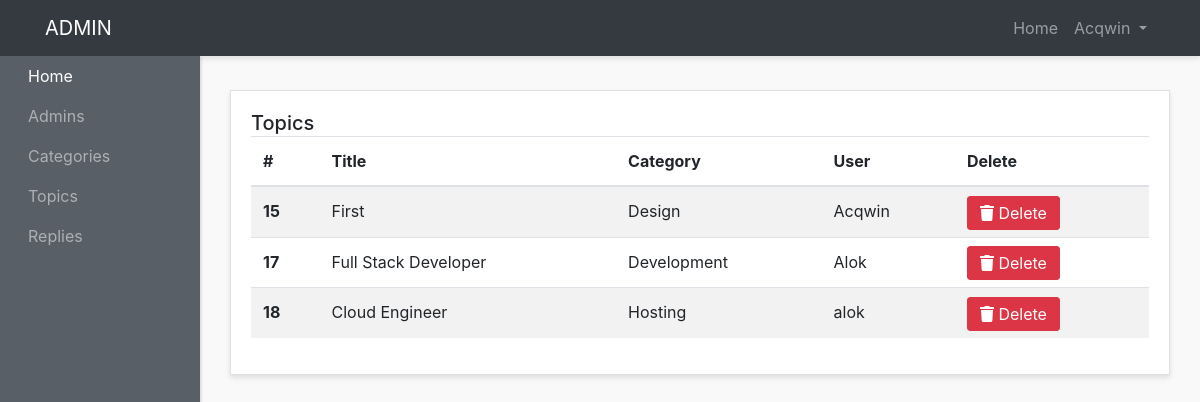
/admin-panel/topics-admins/show-topics.php (signed in), run on the app's committed database.
### tables this page shows
CREATE TABLE `topics` (
  `id` int(11) NOT NULL,
  `user_name` varchar(255) DEFAULT NULL,
  `user_image` varchar(250) NOT NULL,
  `title` varchar(200) NOT NULL,
  `category` varchar(200) NOT NULL,
  `body` text NOT NULL,
  `created_at` datetime NOT NULL DEFAULT current_timestamp()
);

### admin-panel/topics-admins/show-topics.php (the view, shortened to what this page needs)
<?php require "../layouts/header.php"; ?>
<?php require "../../config/conf.php"; ?>
<?php
    $topics = $conn->query("SELECT * FROM topics");
    $topics->execute();
    $Alltopics = $topics->fetchAll(PDO::FETCH_OBJ);
?>
<div class="row">
    <div class="col">
        <div class="card">
            <div class="card-body">
                <h5 class="card-title mb-4 d-inline">Topics</h5>
                <table class="table table-striped">
                    <thead>
                        <tr>
                            <th scope="col">#</th>
                            <th scope="col">Title</th>
                            <th scope="col">Category</th>
                            <th scope="col">User</th>
                            <th scope="col">Delete</th>
                        </tr>
                    </thead>
                    <tbody>
                        <?php foreach($Alltopics as $topic) : ?>
                        <tr>
                            <th scope="row"><?php echo $topic->id; ?></th>
                            <td><?php echo $topic->title; ?></td>
                            <td><?php echo $topic->category; ?></td>
                            <td><?php echo $topic->user_name; ?></td>
                            <td>
                                <a href="delete-topic.php?id=<?php echo $topic->id; ?>" class="btn btn-danger text-center d-none d-sm-inline">
                                    <i class="fas fa-trash"></i> Delete
                                </a>
                            </td>
                        </tr>
                        <?php endforeach; ?>
                    </tbody>
                </table>
            </div>
        </div>
    </div>
</div>
<?php require "../layouts/footer.php"; ?>

### admin-panel/styles/style.css (style rules this page uses)
body { background:#f9f9f9; }
.card { margin-bottom: 15px; border-radius:0; box-shadow: 0 3px 5px rgba(0,0,0,.1); }

### data on the page
topics: id "15", title "First", category "Design", user_name "Acqwin"
topics: id "17", title "Full Stack Developer", category "Development", user_name "Alok"
topics: id "18", title "Cloud Engineer", category "Hosting", user_name "alok"

### other printed values
$_SESSION['adminname'] "Acqwin"
